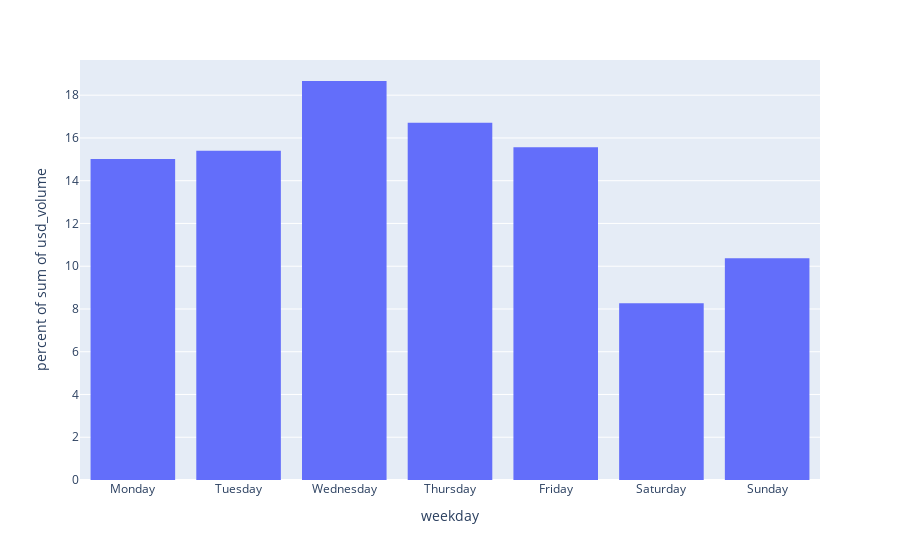

The notebook cell saved with this chart:
### Code cell
# Plot the results

fig = px.histogram(data_frame=weekday_df.to_pandas(), x="weekday", y="usd_volume", nbins=7, histnorm="percent")
fig.update_layout(bargap=0.2)
fig.show()

### Figure 1 — Plotly figure (JSON) as saved in the notebook; plotly's stock layout.template omitted (floating-point values rounded to 4 significant figures)
{"data": [{"alignmentgroup": "True", "bingroup": "x", "histfunc": "sum", "histnorm": "percent", "hovertemplate": "weekday=%{x}<br>percent of sum of usd_volume=%{y}<extra></extra>", "legendgroup": "", "marker": {"color": "#636efa", "pattern": {"shape": ""}}, "name": "", "nbinsx": 7, "offsetgroup": "", "orientation": "v", "showlegend": false, "type": "histogram", "x": ["Monday", "Tuesday", "Wednesday", "Thursday", "Friday", "Saturday", "Sunday"], "xaxis": "x", "y": [1327000000.0, 1361000000.0, 1650000000.0, 1477000000.0, 1376000000.0, 730900000.0, 916600000.0], "yaxis": "y"}], "layout": {"autosize": true, "bargap": 0.2, "barmode": "relative", "legend": {"tracegroupgap": 0}, "margin": {"t": 60}, "xaxis": {"anchor": "y", "autorange": true, "domain": [0, 1], "range": [-0.5, 6.5], "title": {"text": "weekday"}, "type": "category"}, "yaxis": {"anchor": "x", "autorange": true, "domain": [0, 1], "range": [0, 19.65], "title": {"text": "percent of sum of usd_volume"}, "type": "linear"}}}
